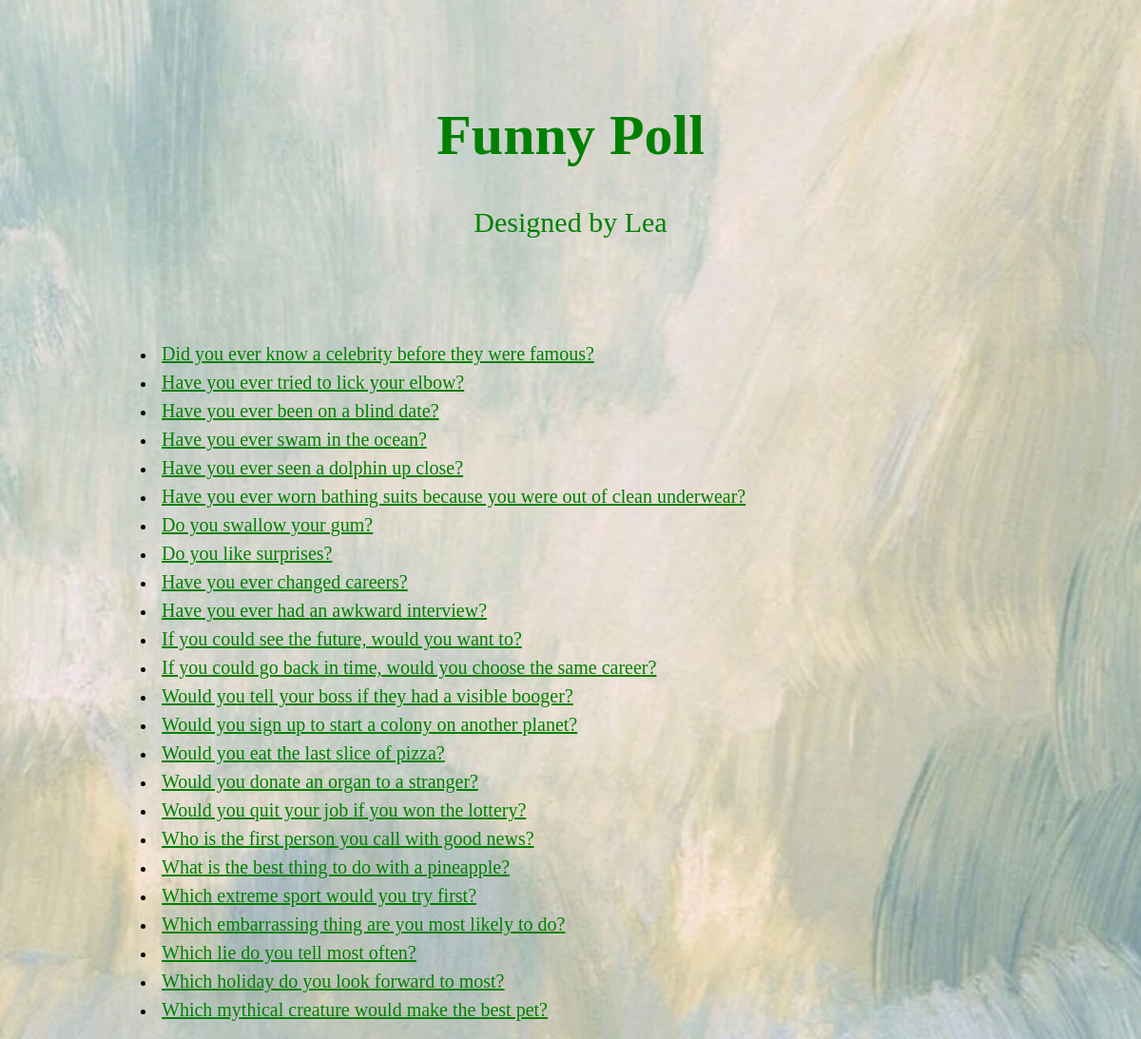
Screenshot of /polls/ with the database file from the repository.
### polls/models.py (models this page shows, shortened)
class Question(models.Model):
    question_text = models.CharField(max_length=200)
    pub_date = models.DateTimeField('date published')

### polls/views.py (the view)
# urls.py: path('', views.IndexView.as_view(), name='index'),
class IndexView(generic.ListView):
    template_name = 'polls/index.html'
    context_object_name = 'latest_question_list'
    def get_queryset(self):
        return Question.objects.filter(
            pub_date__lte=timezone.now()
        ).order_by('-pub_date')

### polls/templates/Polls/index.html
<div class="header">
    <h1>Funny Poll</h1>
    <p>Designed by Lea</p>
</div>
{% load static %}
<link rel="stylesheet" type="text/css" href="{% static 'polls/style.css' %}">
{% if latest_question_list %}
    <ul>
    {% for question in latest_question_list %}
   <li> <a href="{% url 'polls:detail' question.id %}">{{ question.question_text }}</a></li>
    {% endfor %}
    </ul>
{% else %}
    <p>No polls are available.</p>
{% endif %}

### polls/static/Polls/style.css (style rules this page uses)
.header { padding: 60px; text-align: center; color: Green; font-size: 30px; }
ul { text-align: left; list-style-position: inside; margin-left: 100px; }
li a { color: green; font-size: 20px; line-height: 30px; }

### rows the page displays
Question: question_text "Did you ever know a celebrity before they were famous?"
Question: question_text "Have you ever tried to lick your elbow?"
Question: question_text "Have you ever been on a blind date?"
Question: question_text "Have you ever swam in the ocean?"
Question: question_text "Have you ever seen a dolphin up close?"
Question: question_text "Have you ever worn bathing suits because you were out of clean underwear?"
Question: question_text "Do you swallow your gum?"
Question: question_text "Do you like surprises?"
Question: question_text "Have you ever changed careers?"
Question: question_text "Have you ever had an awkward interview?"
Question: question_text "If you could see the future, would you want to?"
Question: question_text "If you could go back in time, would you choose the same career?"
Question: question_text "Would you tell your boss if they had a visible booger?"
Question: question_text "Would you sign up to start a colony on another planet?"
Question: question_text "Would you eat the last slice of pizza?"
Question: question_text "Would you donate an organ to a stranger?"
Question: question_text "Would you quit your job if you won the lottery?"
Question: question_text "Who is the first person you call with good news?"
Question: question_text "What is the best thing to do with a pineapple?"
Question: question_text "Which extreme sport would you try first?"
Question: question_text "Which embarrassing thing are you most likely to do?"
Question: question_text "Which lie do you tell most often?"
Question: question_text "Which holiday do you look forward to most?"
Question: question_text "Which mythical creature would make the best pet?"
